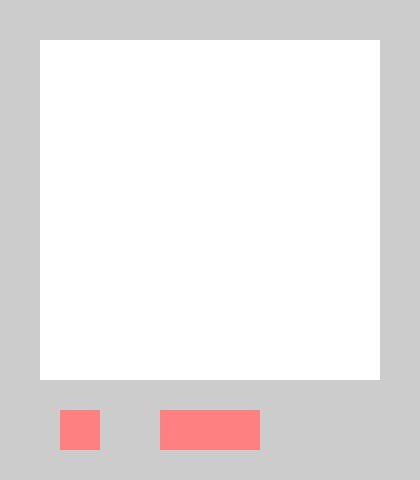
Frame 1 (no input)
Frame 60 (the mouse pressed at the canvas centre just before this capture): identical to frame 1, image omitted
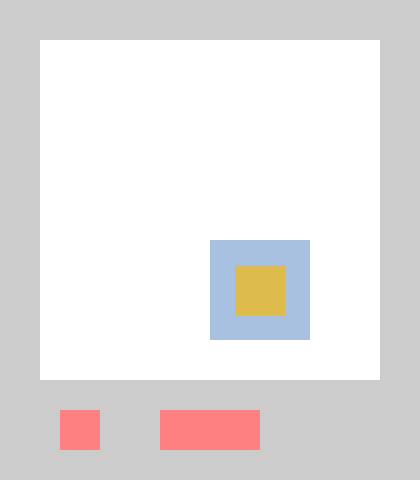
Frame 120 (the mouse held since frame 60 and released just before this capture)

The Processing sketch that drew these frames (run headless with seeded random() and noise(); from frame 60 on, the mouse is pressed at the canvas centre):

// Processing sketch: John_Finley_Final
// ── John_Finley_Final.pde
//John Finley
//jpfinley@gmail.com

class Button{
  int xpos, ypos, wth, hgt;
  
  Button(int x, int y, int w, int h){
    xpos = x;
    ypos = y;
    wth = w;
    hgt = h;
  }//end Rectangle
  
  void create(){
    fill(255,128,128);
    rect(xpos, ypos, wth, hgt);
  }
  
  void rollover(){
    fill(255,0,128);
    rect(xpos, ypos, wth, hgt);
  }
  
  void click(){
    //a new rectangle for feedback
    fill(55,0,020);
    rect(xpos, ypos, wth, hgt);   
    
    //redraw the canvas
    fill(255,255,255);
    rect(40,40,340,340);
  }
  
  //wayyyyy hacky, should subclass instead
  void print(){
    //a new rectangle for feedback
    fill(55,0,020);
    rect(xpos, ypos, wth, hgt);

    //write to disk
    save("saveee.tif");
  }
}//end ClearButton

int rectHeight = 100;
Button clearThing = new Button(160,410,100,40);
Button printThing = new Button(60,410,40,40);

void setup(){
  size(420, 480);
  noStroke();
  
  //this is the *initial* canvas on which to draw
  fill(255,255,255);
  rect(40,40,340,340);
  
  //creating our two buttons, woot woot
  clearThing.create();
  printThing.create();
}

void draw(){
  //paint the brush if the mouse is one the canvas
  //and if the brush will fit
  if(mouseX > 40 && mouseX < 380 - rectHeight){
    if(mouseY > 40 && mouseY < 380 - rectHeight){
      if(mousePressed){
        fill(168,193,223, 114);
        rect(mouseX, mouseY, rectHeight, rectHeight);
        fill(221,187,77);
        rect(mouseX + 25, mouseY + 25, rectHeight/2, rectHeight/2);
      }
    }
  }
  
  //if the clear button is clicked, redraw a new canvas
  if(mouseX > 160 && mouseX < 260){
    if(mouseY > 410 && mouseY < 450){
      //at this point, we have the mouse on the clear button
      
      //change the color of the button on rollover
      clearThing.rollover();
      
      //draw a new canvas on mouse click
      if(mousePressed){
        clearThing.click();
      }
    }
  }
  //refresh the button when the mouse leaves
  else{
    clearThing.create();
  }
  
  //save the file to disk when we click on the print button
  if(mouseX > 60 && mouseX < 100){
    if(mouseY > 410 && mouseY < 450){
      //we are now inside the button
      //do a rollover
      printThing.rollover();
      //save to disk on mouse click
      if(mousePressed){
        printThing.print();
      }
    }
  }
  //reset button on mouse out
  else{ printThing.create(); }
} //end draw
